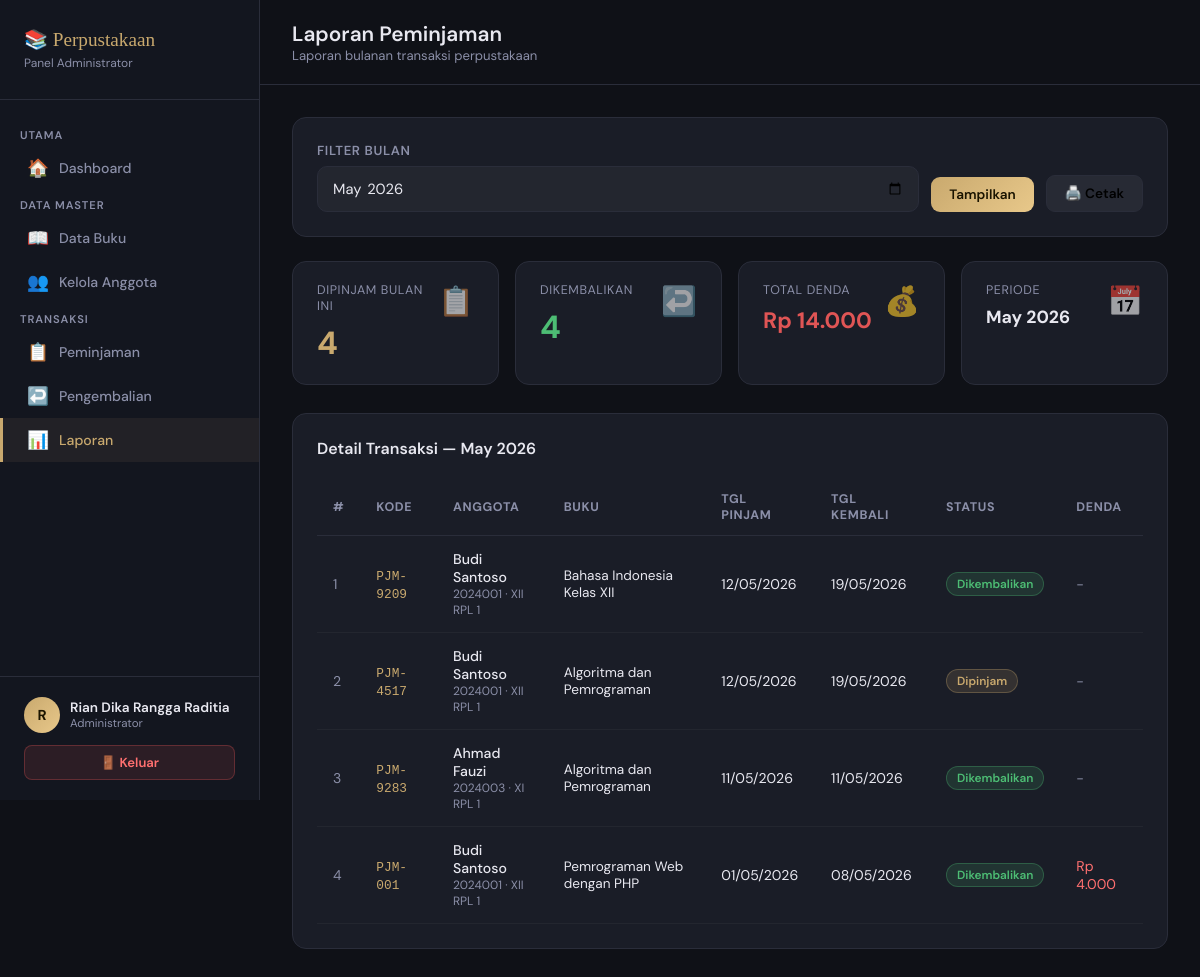
The app's page /Rangga_aplikasi_peminjaman_buku/admin/laporan.php (signed in) with its own data.
### tables this page shows
CREATE TABLE `peminjaman` (
  `id` int(11) NOT NULL,
  `kode_pinjam` varchar(20) NOT NULL,
  `anggota_id` int(11) NOT NULL,
  `buku_id` int(11) NOT NULL,
  `tgl_pinjam` date NOT NULL,
  `tgl_kembali` date NOT NULL,
  `tgl_pengembalian` date DEFAULT NULL,
  `status` enum('dipinjam','dikembalikan','terlambat') DEFAULT 'dipinjam',
  `denda` int(11) DEFAULT 0,
  `created_at` timestamp NOT NULL DEFAULT current_timestamp()
);

CREATE TABLE `anggota` (
  `id` int(11) NOT NULL,
  `nis` varchar(20) NOT NULL,
  `nama` varchar(100) NOT NULL,
  `kelas` varchar(20) DEFAULT NULL,
  `alamat` text DEFAULT NULL,
  `telepon` varchar(15) DEFAULT NULL,
  `user_id` int(11) DEFAULT NULL,
  `created_at` timestamp NOT NULL DEFAULT current_timestamp()
);

CREATE TABLE `buku` (
  `id` int(11) NOT NULL,
  `kode_buku` varchar(20) NOT NULL,
  `judul` varchar(200) NOT NULL,
  `pengarang` varchar(100) DEFAULT NULL,
  `penerbit` varchar(100) DEFAULT NULL,
  `tahun_terbit` year(4) DEFAULT NULL,
  `kategori` varchar(50) DEFAULT NULL,
  `stok` int(11) DEFAULT 0,
  `created_at` timestamp NOT NULL DEFAULT current_timestamp()
);

### Rangga_aplikasi_peminjaman_buku/admin/laporan.php (the view, shortened to what this page needs)
<?php
include "../koneksi.php";
include "../includes/navbar_admin.php";
$bulan = isset($_GET['bulan']) ? $_GET['bulan'] : date('Y-m');
$bulan_sql = $bulan . '%';
$total_pinjam_bulan = mysqli_fetch_row(mysqli_query($conn, "SELECT COUNT(*) FROM peminjaman WHERE tgl_pinjam LIKE '$bulan_sql'"))[0];
$total_kembali_bulan = mysqli_fetch_row(mysqli_query($conn, "SELECT COUNT(*) FROM peminjaman WHERE tgl_pengembalian LIKE '$bulan_sql'"))[0];
$total_denda = mysqli_fetch_row(mysqli_query($conn, "SELECT SUM(denda) FROM peminjaman WHERE tgl_pengembalian LIKE '$bulan_sql'"))[0] ?? 0;
$query = mysqli_query($conn, "
    SELECT p.*, a.nama AS nama_anggota, a.nis, a.kelas, b.judul, b.kode_buku
    FROM peminjaman p
    JOIN anggota a ON p.anggota_id=a.id
    JOIN buku b ON p.buku_id=b.id
    WHERE p.tgl_pinjam LIKE '$bulan_sql'
    ORDER BY p.tgl_pinjam DESC
");
?>
<div class="topbar">
    <div>
        <h1>Laporan Peminjaman</h1>
        <div class="breadcrumb">Laporan bulanan transaksi perpustakaan</div>
    </div>
</div>
<div class="content">
<div class="card">
    <form method="GET" style="display:flex;gap:12px;align-items:flex-end;">
        <div class="form-group" style="margin:0;flex:1;">
            <label>Filter Bulan</label>
            <input type="month" name="bulan" value="<?= $bulan ?>">
        </div>
        <button type="submit" class="btn btn-primary">Tampilkan</button>
        <button type="button" onclick="window.print()" class="btn" style="background:rgba(255,255,255,.06);border:1px solid var(--border);">🖨️ Cetak</button>
    </form>
</div>
<div class="stat-grid">
    <div class="stat-card">
        <span class="stat-icon">📋</span>
        <div class="stat-label">Dipinjam Bulan Ini</div>
        <div class="stat-value" style="color:var(--gold);"><?= $total_pinjam_bulan ?></div>
    </div>
    <div class="stat-card">
        <span class="stat-icon">↩️</span>
        <div class="stat-label">Dikembalikan</div>
        <div class="stat-value" style="color:#4dbd74;"><?= $total_kembali_bulan ?></div>
    </div>
    <div class="stat-card">
        <span class="stat-icon">💰</span>
        <div class="stat-label">Total Denda</div>
        <div class="stat-value" style="color:#e05555;font-size:1.4rem;">Rp <?= number_format($total_denda,0,',','.') ?></div>
    </div>
    <div class="stat-card">
        <span class="stat-icon">📅</span>
        <div class="stat-label">Periode</div>
        <div class="stat-value" style="font-size:1.1rem;"><?= date('M Y', strtotime($bulan.'-01')) ?></div>
    </div>
</div>
<div class="card">
    <h3 style="font-size:1rem;font-weight:600;margin-bottom:20px;">Detail Transaksi — <?= date('F Y', strtotime($bulan.'-01')) ?></h3>
    <table>
        <thead>
            <tr><th>#</th><th>Kode</th><th>Anggota</th><th>Buku</th><th>Tgl Pinjam</th><th>Tgl Kembali</th><th>Status</th><th>Denda</th></tr>
        </thead>
        <tbody>
            <?php $no=1; while($row = mysqli_fetch_assoc($query)): ?>
            <tr>
                <td style="color:var(--muted);"><?= $no++ ?></td>
                <td><code style="color:var(--gold);font-size:.8rem;"><?= $row['kode_pinjam'] ?></code></td>
                <td>
                    <div style="font-weight:500;"><?= htmlspecialchars($row['nama_anggota']) ?></div>
                    <div style="font-size:.75rem;color:var(--muted);"><?= $row['nis'] ?> · <?= $row['kelas'] ?></div>
                </td>
                <td style="font-size:.85rem;"><?= htmlspecialchars($row['judul']) ?></td>
                <td><?= date('d/m/Y', strtotime($row['tgl_pinjam'])) ?></td>
                <td><?= date('d/m/Y', strtotime($row['tgl_kembali'])) ?></td>
                <td>
                    <?php if($row['status']=='dikembalikan'): ?><span class="badge badge-green">Dikembalikan</span>
                    <?php elseif($row['status']=='terlambat'): ?><span class="badge badge-red">Terlambat</span>
                    <?php else: ?><span class="badge badge-gold">Dipinjam</span><?php endif; ?>
                </td>
                <td><?= $row['denda'] > 0 ? '<span style="color:#ff7070;">Rp '.number_format($row['denda'],0,',','.').'</span>' : '<span style="color:var(--muted);">-</span>' ?></td>
            </tr>
            <?php endwhile; ?>
        </tbody>
    </table>
</div>
</div>
</div></body></html>

### Rangga_aplikasi_peminjaman_buku/includes/navbar_admin.php (style rules this page uses)
:root { --bg:#0f1117;--sidebar:#13161f;--card:#1a1d27;--border:#2a2d3a;--gold:#c9a96e;--gold-light:#e8c88a;--text:#e8e8f0;--muted:#8b8fa8;--danger:#e05555;--success:#4dbd74; }
* { margin:0;padding:0;box-sizing:border-box; }
body { font-family:'DM Sans',sans-serif;background:var(--bg);color:var(--text);display:flex;min-height:100vh; }
.topbar { padding:20px 32px;border-bottom:1px solid var(--border);background:var(--bg);display:flex;align-items:center;justify-content:space-between; }
.topbar h1 { font-size:1.3rem;font-weight:600; }
.topbar .breadcrumb { font-size:.82rem;color:var(--muted); }
.content { padding:32px;flex:1; }
.card { background:var(--card);border:1px solid var(--border);border-radius:14px;padding:24px;margin-bottom:24px; }
.stat-grid { display:grid;grid-template-columns:repeat(4,1fr);gap:16px;margin-bottom:28px; }
.stat-card { background:var(--card);border:1px solid var(--border);border-radius:14px;padding:20px 24px; }
.stat-label { font-size:.78rem;color:var(--muted);text-transform:uppercase;letter-spacing:.05em;margin-bottom:8px; }
.stat-value { font-size:2rem;font-weight:700;color:var(--text); }
.stat-icon { font-size:1.8rem;float:right;opacity:.6; }
table { width:100%;border-collapse:collapse; }
thead th { text-align:left;padding:12px 16px;font-size:.78rem;color:var(--muted);text-transform:uppercase;letter-spacing:.05em;border-bottom:1px solid var(--border); }
tbody td { padding:14px 16px;font-size:.88rem;border-bottom:1px solid rgba(255,255,255,.04); }
.badge { display:inline-block;padding:3px 10px;border-radius:20px;font-size:.74rem;font-weight:600; }
.badge-gold { background:rgba(201,169,110,.15);color:var(--gold);border:1px solid rgba(201,169,110,.3); }
.badge-green { background:rgba(77,189,116,.15);color:#4dbd74;border:1px solid rgba(77,189,116,.3); }
.btn { display:inline-block;padding:9px 18px;border-radius:9px;font-size:.85rem;font-weight:600;text-decoration:none;border:none;cursor:pointer;font-family:'DM Sans',sans-serif;transition:all .2s; }
.btn-primary { background:linear-gradient(135deg,var(--gold),var(--gold-light));color:#1a1400; }
.form-group { margin-bottom:18px; }
.form-group label { display:block;font-size:.82rem;font-weight:600;color:var(--muted);margin-bottom:7px;text-transform:uppercase;letter-spacing:.05em; }
.form-group input,.form-group select,.form-group textarea { width:100%;background:rgba(255,255,255,.04);border:1px solid var(--border);border-radius:10px;padding:11px 14px;color:var(--text);font-size:.92rem;font-family:'DM Sans',sans-serif;transition:all .2s;outline:none; }

### records on screen
peminjaman: kode_pinjam "PJM-9209", anggota.nama "Budi Santoso", anggota.nis "2024001", anggota.kelas "XII RPL 1", buku.judul "Bahasa Indonesia Kelas XII", tgl_pinjam "12/05/2026", tgl_kembali "19/05/2026", status "Dikembalikan"
peminjaman: kode_pinjam "PJM-4517", anggota.nama "Budi Santoso", anggota.nis "2024001", anggota.kelas "XII RPL 1", buku.judul "Algoritma dan Pemrograman", tgl_pinjam "12/05/2026", tgl_kembali "19/05/2026", status "Dipinjam"
peminjaman: kode_pinjam "PJM-9283", anggota.nama "Ahmad Fauzi", anggota.nis "2024003", anggota.kelas "XI RPL 1", buku.judul "Algoritma dan Pemrograman", tgl_pinjam "11/05/2026", tgl_kembali "11/05/2026", status "Dikembalikan"
peminjaman: kode_pinjam "PJM-001", anggota.nama "Budi Santoso", anggota.nis "2024001", anggota.kelas "XII RPL 1", buku.judul "Pemrograman Web dengan PHP", tgl_pinjam "01/05/2026", tgl_kembali "08/05/2026", status "Dikembalikan", denda "4.000"

### other values on screen
substr($_SESSION['nama'], 0, 1) "R"
$_SESSION['nama'] "Rian Dika Rangga Raditia"
$total_pinjam_bulan "4"
$total_kembali_bulan "4"
$total_denda "14.000"
date('M Y', strtotime($bulan.'-01')) "May 2026"
date('F Y', strtotime($bulan.'-01')) "May 2026"
